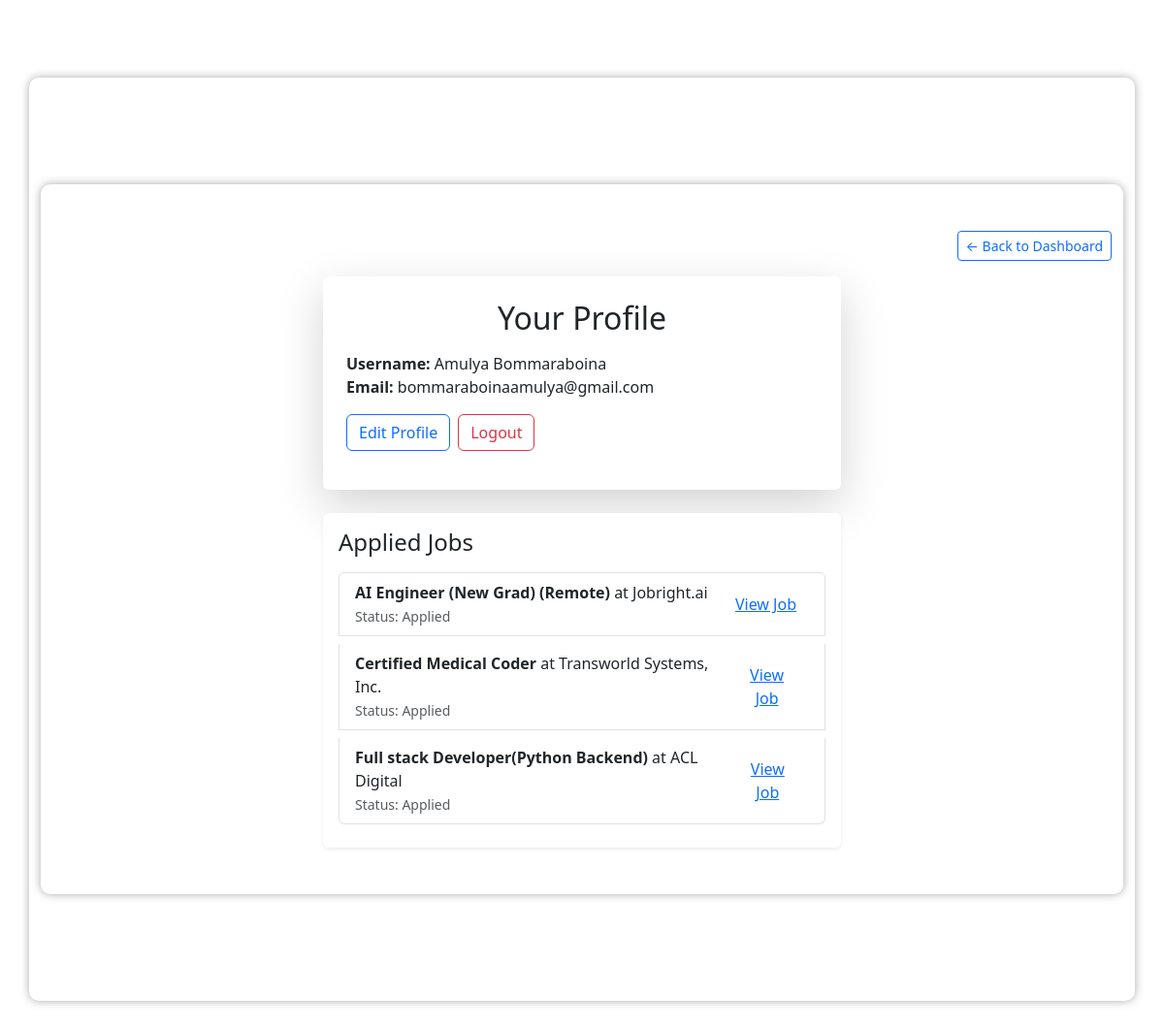
Page /profile (signed in) on the earlier database version.
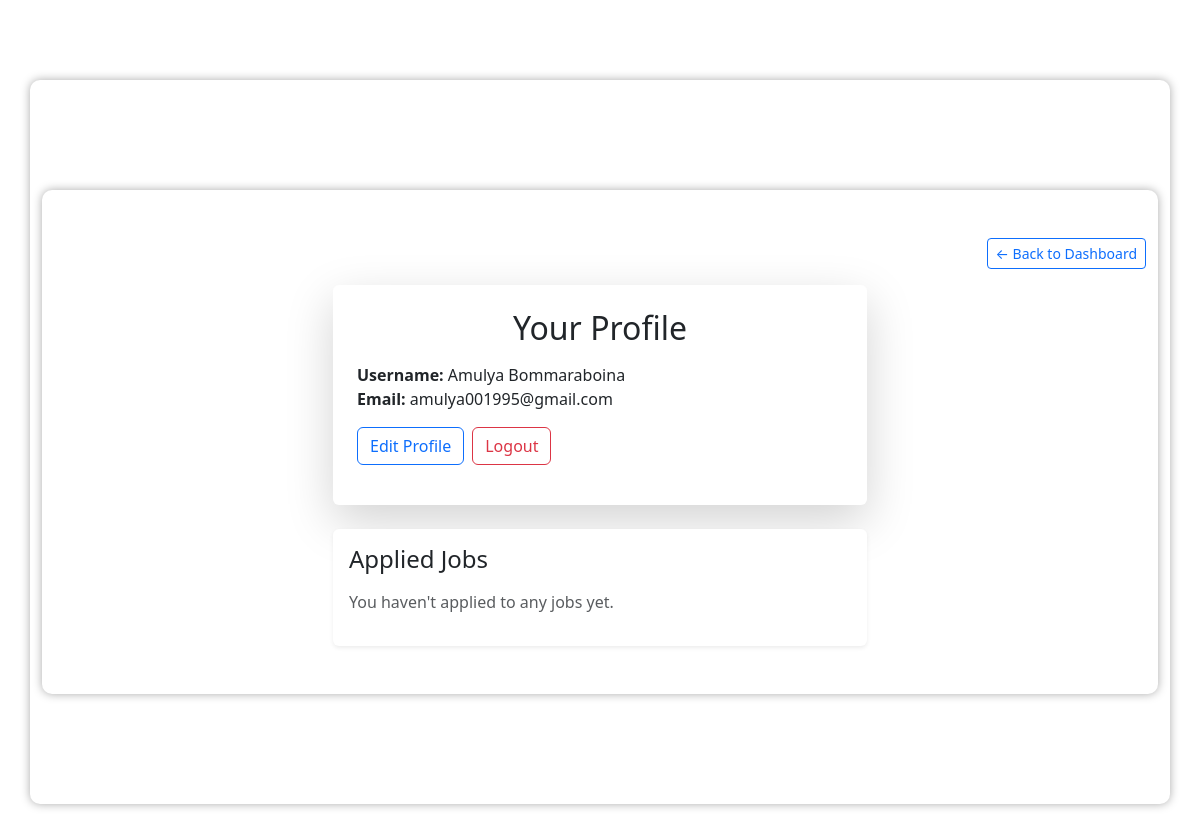
Same page on the later database version.
### app/models/user.py (models this page shows, shortened)
class User(db.Model):
    id = db.Column(db.Integer, primary_key=True)
    username = db.Column(db.String(100), nullable=False)
    email = db.Column(db.String(120), unique=True, nullable=False)
    password = db.Column(db.String(200), nullable=False)
    cv_filename = db.Column(db.String(200), nullable=True)

### app/models/applied_jobs.py (models this page shows)
class AppliedJobs(db.Model):
    id = db.Column(db.Integer, primary_key=True)
    user_id = db.Column(db.Integer, nullable=False)
    job_title = db.Column(db.String(200), nullable=False)
    company = db.Column(db.String(200), nullable=False)
    apply_link = db.Column(db.String(500), nullable=False)
    status = db.Column(db.String(50), default='Applied')
    timestamp = db.Column(db.DateTime, default=datetime.utcnow)

### app/routes/profile_routes.py (the view)
@profile.route('/profile', methods=['GET'])
def profile_page():
    if 'user_id' not in session:
        flash("Please log in to access your profile.", "warning")
        return redirect(url_for('auth.login'))
    user = User.query.get(session['user_id'])
    applied_jobs = AppliedJobs.query.filter_by(user_id=user.id).all()
    return render_template("profile.html", user=user, applied_jobs=applied_jobs)

### app/templates/profile.html
{% extends "layout.html" %}
{% block content %}
<link href="https://cdn.jsdelivr.net/npm/bootstrap@5.3.2/dist/css/bootstrap.min.css" rel="stylesheet">
<div class="container py-5">
    <div class="mb-3 text-end">
        <a href="{{ url_for('dashboard.dashboard_home') }}" class="btn btn-outline-primary btn-sm">← Back to Dashboard</a>
    </div>
    <div class="row justify-content-center">
        <div class="col-12 col-md-8 col-lg-6">
            <div class="card shadow-lg border-0 mb-4">
                <div class="card-body p-4">
                    <h2 class="card-title mb-3 text-center">Your Profile</h2>
                    <div class="mb-3">
                        <strong>Username:</strong> {{ user.username }}<br>
                        <strong>Email:</strong> {{ user.email }}
                    </div>
                    <div class="d-flex flex-wrap gap-2 mb-3">
                        <a href="{{ url_for('profile.edit_profile') }}" class="btn btn-outline-primary">Edit Profile</a>
                        <a href="{{ url_for('auth.logout') }}" class="btn btn-outline-danger">Logout</a>
                    </div>
                </div>
            </div>
            <div class="card shadow-sm border-0">
                <div class="card-body">
                    <h4 class="mb-3">Applied Jobs</h4>
                    {% if applied_jobs %}
                        <ul class="list-group">
                        {% for job in applied_jobs %}
                            <li class="list-group-item d-flex flex-column flex-md-row justify-content-between align-items-md-center mb-2">
                                <div>
                                    <strong>{{ job.job_title }}</strong> at {{ job.company }}<br>
                                    <small class="text-muted">Status: {{ job.status }}</small>
                                </div>
                                <a href="{{ job.apply_link }}" target="_blank" class="btn btn-link">View Job</a>
                            </li>
                        {% endfor %}
                        </ul>
                    {% else %}
                        <p class="text-muted">You haven't applied to any jobs yet.</p>
                    {% endif %}
                </div>
            </div>
        </div>
    </div>
</div>
{% endblock %}

### app/templates/layout.html (shortened to what this page needs)
<!DOCTYPE html>
<html lang="en">
<head>
    <link rel="stylesheet" href="{{ url_for('static', filename='style.css') }}">
</head>
<body>
    <div class="container">
        {% block content %}{% endblock %}
    </div>
</body>
</html>

### app/static/style.css (style rules this page uses)
body { font-family: Arial, sans-serif; background: #f2f2f2; margin: 0; padding: 0; }
.container { width: 400px; margin: 80px auto; background: #fff; padding: 30px; border-radius: 10px; box-shadow: 0px 0px 10px #aaa; }
h2 { text-align: center; margin-bottom: 25px; }

Differences in the rows shown:
no longer on this page (row edited): AppliedJobs: job_title "AI Engineer (New Grad) (Remote)", company "Jobright.ai", status "Applied"
no longer on this page (row edited): AppliedJobs: job_title "Certified Medical Coder", company "Transworld Systems, Inc.", status "Applied"
removed AppliedJobs: job_title "Full stack Developer(Python Backend)", company "ACL Digital", status "Applied"
changed User "Amulya Bommaraboina": email "bommaraboinaamulya@gmail.com" → "amulya001995@gmail.com"
Other differences:
text now shown: "You haven't applied to any jobs yet."
